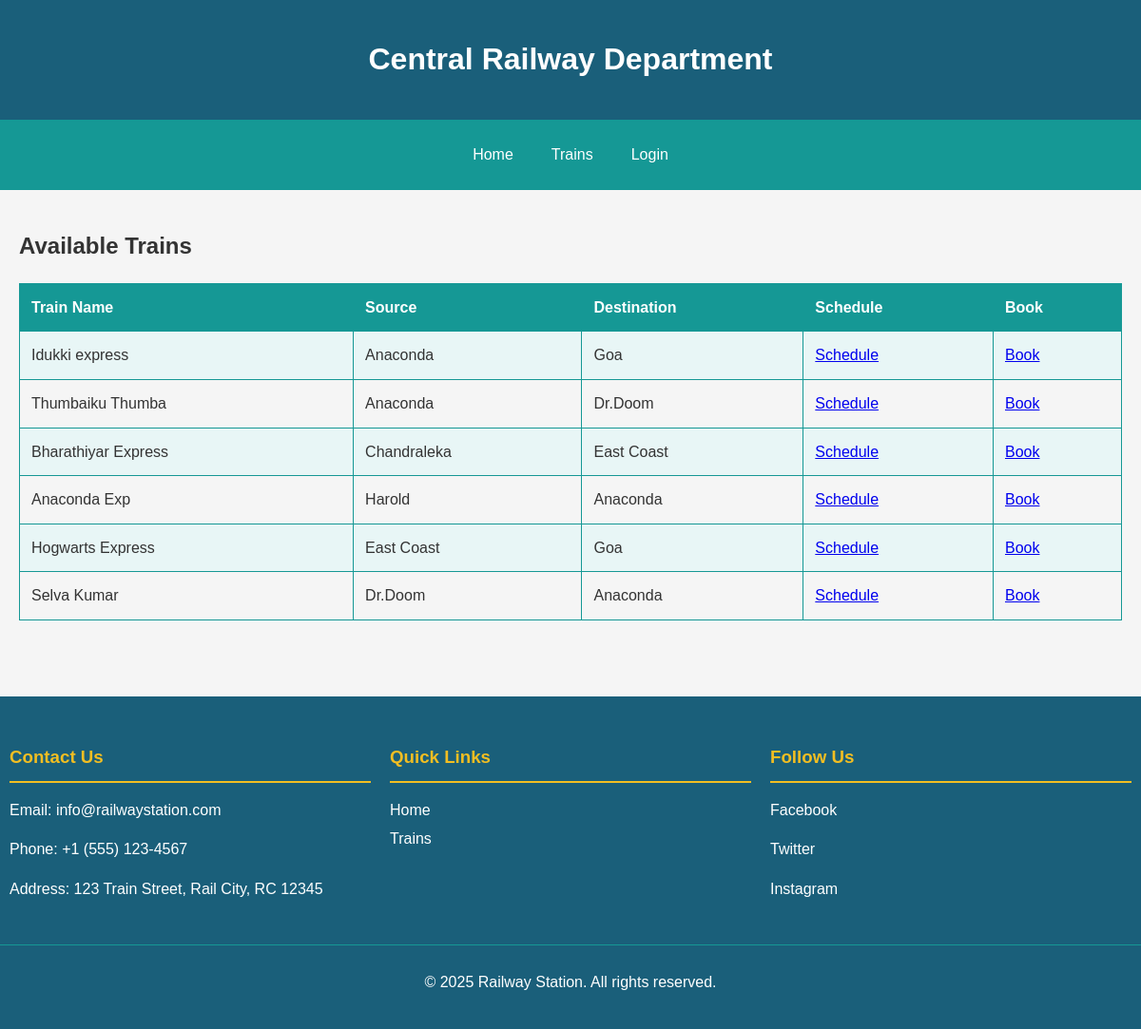
The app's page /railway/train_list/ (signed in) with its own data.
### RailwayDep/models.py (models this page shows, shortened)
class Train(models.Model):
    name = models.CharField(max_length=100)
    source = models.ForeignKey(Station, on_delete=models.CASCADE, related_name='trains_from')
    destination = models.ForeignKey(Station, on_delete=models.CASCADE, related_name='trains_to')
    no_of_seats = models.IntegerField(default=500)

class Station(models.Model):
    name = models.CharField(max_length=100)
    location = models.CharField(max_length=100)

### RailwayDep/views.py (the view)
# urls.py: path("train_list/", views.train_list, name="trains_list"),
@login_required
def train_list(request):
    trains = Train.objects.all()
    return render(request,"trains_list.html",{'trains':trains})

### RailwayDep/templates/trains_list.html (shortened to what this page needs)
<!DOCTYPE html>
<html lang="en">
<head>
    {% load static %}
    <link rel="stylesheet" href="{% static 'styles.css' %}">
</head>
<body>
    {% include 'header.html' %}
    <main>
        <h2>Available Trains</h2>
        <table>
            <tr>
                <th>Train Name</th>
                <th>Source</th>
                <th>Destination</th>
                <th>Schedule</th>
                <th>Book</th>
            </tr>
            {% for train in trains %}
            <tr>
                <td>{{ train.name }}</td>
                <td>{{ train.source.name }}</td>
                <td>{{ train.destination.name }}</td>
                <td><a href = "{% url 'train_schedule' train.id %}">Schedule</a></td>
                <td><a href="{% url 'booking' train.id %}">Book</a></td>
            </tr>
            {% endfor %}
        </table>
    </main>
{% include 'footer.html' %}
</body>
</html>

### RailwayDep/templates/header.html
{% load static %}
<link rel="stylesheet" href="{% static 'styles.css' %}">
<header>
    <h1>Central Railway Department</h1>
</header>
<nav>
    <ul>
        <li><a href="{% url 'index' %}">Home</a></li>
        <li><a href="{% url 'trains_list' %}">Trains</a></li>
        <li><a href="{% url 'user_login' %}">Login</a></li>
    </ul>
</nav>

### RailwayDep/templates/footer.html
<footer>
    <div class="footer-content">
        <div class="footer-section">
            <h3>Contact Us</h3>
            <p>Email: info@railwaystation.com</p>
            <p>Phone: +1 (555) 123-4567</p>
            <p>Address: 123 Train Street, Rail City, RC 12345</p>
        </div>
        <div class="footer-section">
            <h3>Quick Links</h3>
            <ul>
                <li><a href="{% url 'index' %}">Home</a></li>
                <li><a href="{% url 'trains_list' %}">Trains</a></li>
            </ul>
        </div>
        <div class="footer-section">
            <h3>Follow Us</h3>
            <p>Facebook</p>
            <p>Twitter</p>
            <p>Instagram</p>
        </div>
    </div>
    <div class="footer-bottom">
        <p>&copy; 2025 Railway Station. All rights reserved.</p>
    </div>
</footer>

### RailwayDep/static/styles.css (style rules this page uses)
body { font-family: Arial, sans-serif; line-height: 1.6; margin: 0; padding: 0; display: flex; flex-direction: column; min-height: 100vh; background-color: #F5F5F5; color: #333333; }
header { background-color: #1A5F7A; color: #FFFFFF; text-align: center; padding: 1rem; }
nav { background-color: #159895; color: #FFFFFF; padding: 0.5rem; }
nav ul { list-style-type: none; padding: 0; display: flex; justify-content: center; flex-wrap: wrap; }
nav ul li { margin: 0 10px; }
nav ul li a { color: #FFFFFF; text-decoration: none; padding: 5px 10px; border-radius: 5px; transition: background-color 0.3s; }
main { flex: 1; padding: 20px; max-width: 1200px; margin: 0 auto; width: 100%; box-sizing: border-box; }
footer { background-color: #1A5F7A; color: #FFFFFF; padding: 20px 0; margin-top: 40px; }
.footer-content { display: flex; flex-wrap: wrap; justify-content: space-around; max-width: 1200px; margin: 0 auto; }
.footer-section { flex: 1; margin: 10px; min-width: 200px; }
.footer-section h3 { border-bottom: 2px solid #F2BE22; padding-bottom: 10px; margin-bottom: 10px; color: #F2BE22; }
.footer-section ul { list-style-type: none; padding: 0; }
.footer-section ul li { margin-bottom: 5px; }
.footer-section a { color: #FFFFFF; text-decoration: none; }
.footer-bottom { text-align: center; margin-top: 20px; padding-top: 10px; border-top: 1px solid #159895; }
table { width: 100%; border-collapse: collapse; margin-bottom: 20px; }
table, th, td { border: 1px solid #159895; }
th, td { padding: 12px; text-align: left; }
th { background-color: #159895; color: #FFFFFF; }
tr:nth-child(even) { background-color: #E8F6F6; }

### records on screen
Train: name "Idukki express", source.name "Anaconda", destination.name "Goa"
Train: name "Thumbaiku Thumba", source.name "Anaconda", destination.name "Dr.Doom"
Train: name "Bharathiyar Express", source.name "Chandraleka", destination.name "East Coast"
Train: name "Anaconda Exp", source.name "Harold", destination.name "Anaconda"
Train: name "Hogwarts Express", source.name "East Coast", destination.name "Goa"
Train: name "Selva Kumar", source.name "Dr.Doom", destination.name "Anaconda"
